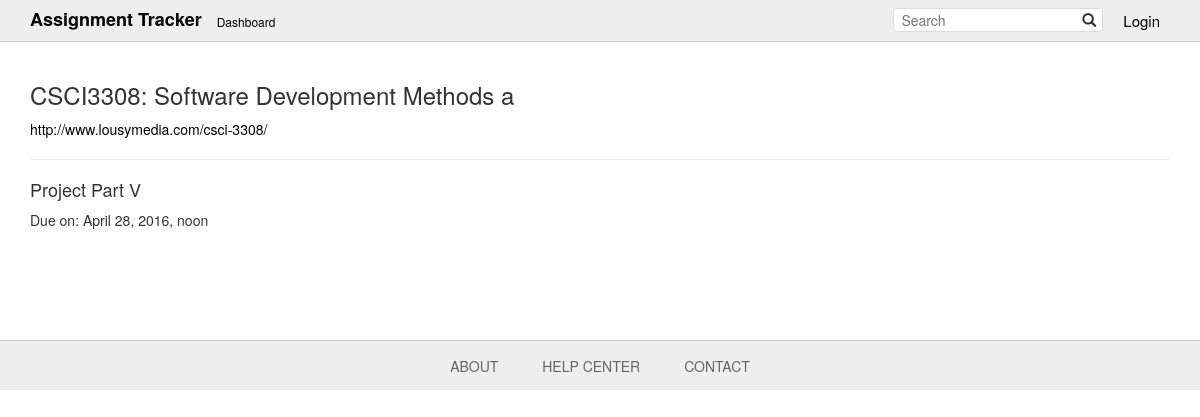
Page /detail/1/ on the committed database.
### tables/models.py (models this page shows, shortened)
class Course(models.Model):
    users = models.ManyToManyField('auth.User')
    course = models.CharField(max_length=128)
    difficulty = models.IntegerField(default=1,
        validators=[MinValueValidator(1), MaxValueValidator(5)])
    url = models.URLField(max_length=512)

class Assignments(models.Model):
    course = models.ForeignKey(Course)
    assignment = models.CharField(max_length=1024)
    start = models.DateTimeField()
    end = models.DateTimeField()
    difficulty = models.IntegerField(default=1,
        validators=[MinValueValidator(1), MaxValueValidator(5)])
    def __str__(self):
        return self.assignment

### tables/views.py (the view)
# urls.py: url(r'^detail/(?P<course_pk>[0-9]+)/$', views.detail, name='detail'),
def detail(request, course_pk):
    course = get_object_or_404(Course, pk=course_pk)
    return render(request, 'tables/detail.html', {'course': course})

### tables/templates/tables/detail.html (shortened to what this page needs)
{% extends 'tables/base.html' %}
{% block content %}
<h3>{{ course.course }}</h3>
<a href="{{ course.url }}">{{ course.url }}</a>
<hr />
{% for assign in course.assignments_set.all %}
    <h4>{{ assign }}</h4>
    <p>Due on: {{ assign.end }}</p>
{% endfor %}
{% endblock %}

### tables/static/css/style.css (style rules this page uses)
a { color: black; text-decoration: none; }

### rows in the picture
Course: course "CSCI3308: Software Development Methods a", url "http://www.lousymedia.com/csci-3308/"
Assignments: assignment "Project Part V", end "April 28, 2016, noon"
